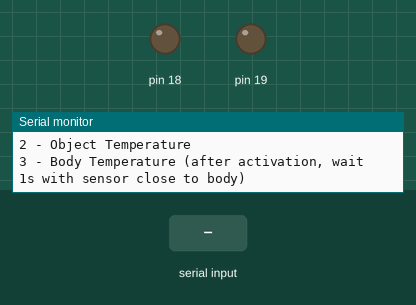
Bench run of a sketch on a simulated Arduino Uno, built with avr-gcc and run on an emulated ATmega328P. Shown: output pins drawn as LEDs (lit = HIGH), the last lines printed to the serial monitor. The inputs (shaded band) are chosen by the test bench.

Above: at 1.2 s.
1.3 s: "1" received over Serial
At 1.8 s:
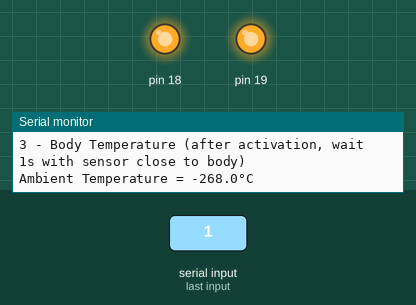
2.8 s: "3" received over Serial
At 4.9 s:
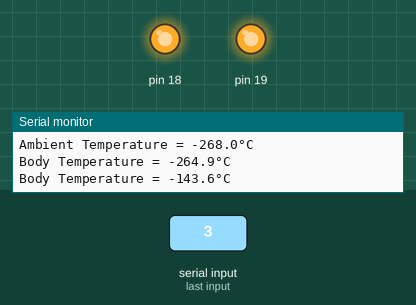
5.3 s: "2" received over Serial
Timing chart, 0 to 8.3 s (numbered marks = the images above; inputs shaded):
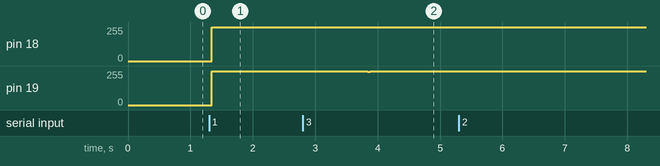

The sketch:

IR_Thermometer.ino
```cpp
/*
Infrared non-contact thermometer (MLX90614ESF-BAA based).
Commands and results via serial monitor.
*/

#include "IR_Thermometer.h"

void setup() {
  Serial.begin(9600);
  Serial.println("1 - Ambient Temperature");
  Serial.println("2 - Object Temperature");
  Serial.println("3 - Body Temperature (after activation, wait 1s with sensor close to body)");
  Serial.println();
  init_port();
}

void loop() {
  if (Serial.available())
  {
    key = Serial.read();
    switch (key)
    {
      case '1':
        Serial.print("Ambient Temperature = "); Serial.print(read_temp(0x06), 1); Serial.println("°C");
        break;

      case '2':
        Serial.print("Object Temperature = "); Serial.print(read_temp(0x07), 1); Serial.println("°C");
        break;

      case '3':
        _delay_ms(1000);
        Tamb = read_temp(0x06);
        Tobj = read_temp(0x07);
        // option 1 - offset correction
        Serial.print("Body Temperature = "); Serial.print(Tobj + 3.1, 1); Serial.println("°C");
        // option 2 - autocalibration formula
        Serial.print("Body Temperature = "); Serial.print(Tobj + (0.5 * (36.5 - Tobj) + 0.1 * (Tamb - 25)) + 1.5, 1); Serial.println("°C");
        break;
    }
  }
}
```

IR_Thermometer.c
```cpp
#include <util/delay.h>
#include "IR_Thermometer.h"


/*** BIT OPERATIONS ***/

void sbit(unsigned char pin) // set bit on port C
{
  *_PORTC |= (1 << pin);
}

void cbit(unsigned char pin) // clear bit on port C
{
  *_PORTC &= ~(1 << pin);
}

void dir_sda(unsigned char dir) // set SDA direction
{
  if (dir == 0)
    *_DDRC &= ~(1 << SDA); // SDA as input
  else if (dir == 1)
    *_DDRC |= (1 << SDA); // SDA as output
}

unsigned char read_sda() // read bit on SDA
{
  unsigned char data = *_PINC; // read byte
  data &= (1 << SDA); // mask on SDA
  return (data != 0) ? 1 : 0;
}

/*** SMBus ***/

void start() // start condition
{
  sbit(SDA);
  sbit(SCL);
  _delay_us(5); // tBUF / tSU;STA
  cbit(SDA);
  _delay_us(4); // tHD;STA
  cbit(SCL);
  _delay_us(5); // tLOW
}

void stp() // stop condition
{
  cbit(SDA);
  sbit(SCL);
  _delay_us(4); // tSU;STO
  sbit(SDA);
}

void ack() // acknowledgment bit
{
  cbit(SDA);
  _delay_us(1); // tSU;DAT
  sbit(SCL);
  _delay_us(4); // tHIGH
  cbit(SCL);
  _delay_us(5); // tLOW
}

void nack() // no acknowledgment bit
{
  sbit(SDA);
  _delay_us(1); // tSU;DAT
  sbit(SCL);
  _delay_us(4); // tHIGH
  cbit(SCL);
  _delay_us(5); // tLOW
}

/*** ATmega328 ***/

void init_port() // initial port C configuration
{
  dir_sda(_OUTPUT); // SDA as output
  *_DDRC |= (1 << SCL); // SCL as output
}

/*** MLX90614 ***/

unsigned char read_byte()
{
  unsigned char i, data = 0;

  dir_sda(_INPUT);

  for (i = 0; i <= 7; i++)
  {
    sbit(SCL);
    _delay_us(4); // tHIGH

    if (read_sda())
      data |= 1;
    if (i < 7)
      data <<= 1;

    cbit(SCL);
    _delay_us(5); // tLOW
  }

  dir_sda(_OUTPUT);

  return data;
}

void write_byte(unsigned char data)
{
  unsigned char i;

  for (i = 0; i <= 7; i++)
  {
    if ((data & 0x80) == 0)
      cbit(SDA);
    else
      sbit(SDA);
    _delay_us(1); // tSU;DAT

    sbit(SCL);
    _delay_us(4); // tHIGH
    cbit(SCL);
    _delay_us(5); // tLOW

    data <<= 1;
  }

  dir_sda(_INPUT);

  sbit(SCL);
  _delay_us(4); // tHIGH
  data = read_sda(); // acknowledge status from slave
  cbit(SCL);
  _delay_us(5); // tLOW

  dir_sda(_OUTPUT);
}

float read_temp(unsigned char cmd_code) // read temperatures from RAM
{
  unsigned char byte_low, byte_high;
  float result;

  start();
  write_byte(0xB4); // slave address + write bit
  write_byte(cmd_code); // read-RAM command code
  start();
  write_byte(0xB5); // slave address + read bit
  byte_low = read_byte(); // lower byte
  ack();
  byte_high = read_byte(); // upper byte
  ack();
  stp();

  return result = (float)(((byte_high << 8) & 0xFF00) | byte_low) / 50 - 273.15; // result in Celsius degrees
}
```

IR_Thermometer.h
```cpp
#define _INPUT 0
#define _OUTPUT 1

/*** ATmega328 ***/
#define SDA 4 // Serial Data on port C pin 4
#define SCL 5 // Serial Clock on port C pin 5

unsigned char key; // input key on keypad
float Tamb, Tobj; // ambient and object temperatures
static volatile unsigned char *_PINC = (volatile unsigned char *)0x26; // Port C Input Pins Address
static volatile unsigned char *_DDRC = (volatile unsigned char *)0x27; // Port C Data Direction Register
static volatile unsigned char *_PORTC = (volatile unsigned char *)0x28; // Port C Data Register

#ifdef __cplusplus
 extern "C" {
#endif

void init_port();
float read_temp(unsigned char cmd_code);

#ifdef __cplusplus
}
#endif
```

Measured:
- after the input at 1.3 s, pin 18, pin 19: 0/255 → 255/255 at once
- after the input at 2.8 s, pin 19: 255/255 → 249/255 after 1.0 s, → 255/255 0.04 s later
